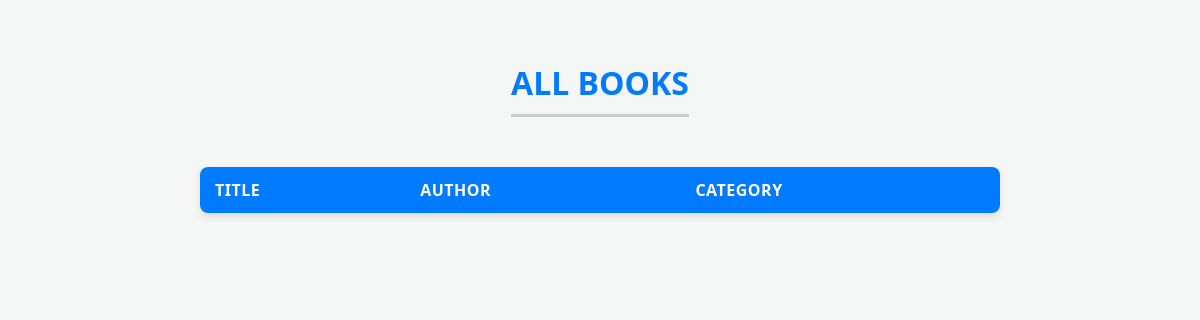
The page /list/ on the database as committed earlier.
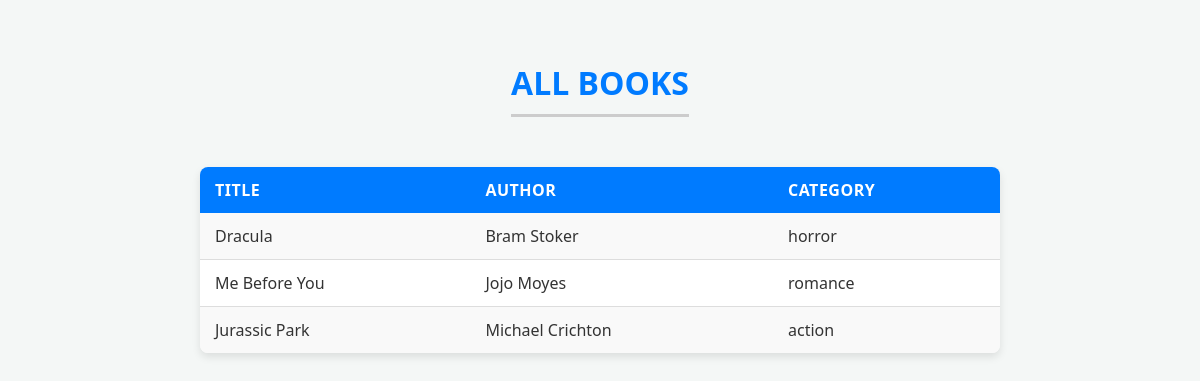
The same page on the database as committed later.
### libraryy/models.py (models this page shows)
class LibraryModel(models.Model):
    category_choices = [('horror', 'horror'),
                        ('action','action'),
                        ('romance', 'romance')
                        ]
    category = models.CharField(max_length=30,choices= category_choices)
    title = models.CharField(max_length=30)
    author = models.CharField(max_length=40)

### libraryy/views.py (the view)
# urls.py: path('list/',Book_list_view.as_view(),name ="list"),
class Book_list_view(View):
    def get(self,request):
        books_data = LibraryModel.objects.all()
        return render(request,"book_list.html",{"books_data":books_data})

### libraryy/templates/book_list.html (shortened to what this page needs)
<!DOCTYPE html>
<html lang="en">
<head>
</head>
<body>
    <h1>ALL BOOKS</h1>
    <table>
        <tr>
            <th>Title</th>
            <th>Author</th>
            <th>Category</th>
        </tr>
        {% for books in books_data %}
        <tr>
            <td>{{books.title}}</td>
            <td>{{books.author}}</td>
            <td>{{books.category}}</td>
        </tr>
        {% endfor %}
    </table>
</body>
</html>

### libraryy/templates/book_list.html (style rules this page uses)
body { font-family: 'Segoe UI', Tahoma, Geneva, Verdana, sans-serif; background-color: #f4f7f6; color: #333; margin: 0; padding: 40px 20px; display: flex; flex-direction: column; align-items: center; }
h1 { color: #007bff; margin-bottom: 30px; border-bottom: 3px solid #ccc; padding-bottom: 10px; font-weight: 600; font-size: 2em; }
table { width: 100%; max-width: 800px; border-collapse: collapse; margin-top: 20px; box-shadow: 0 4px 8px rgba(0, 0, 0, 0.1); background-color: #ffffff; border-radius: 8px; overflow: hidden; }
th { background-color: #007bff; color: white; font-weight: bold; text-align: left; padding: 12px 15px; letter-spacing: 0.5px; text-transform: uppercase; }
td { padding: 12px 15px; border-bottom: 1px solid #ddd; text-align: left; }
tr:nth-child(even) { background-color: #f9f9f9; }
tr:last-child td { border-bottom: none; }

Rows that differ between the two databases and show on the page:
added LibraryModel: title "Dracula", author "Bram Stoker", category "horror"
added LibraryModel: title "Me Before You", author "Jojo Moyes", category "romance"
added LibraryModel: title "Jurassic Park", author "Michael Crichton", category "action"
